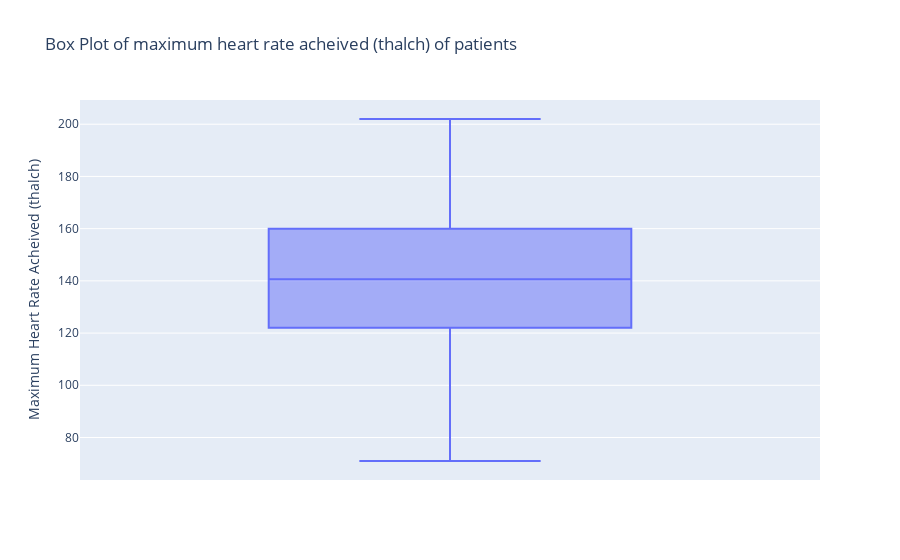

The code cell stored with this chart in its notebook:
### Code cell
# Let's view the maximum heart rate achieved using interactive boxplot to find outliers
# Create a box plot
fig = px.box(df, y='thalch', title='Box Plot of maximum heart rate acheived (thalch) of patients',
             labels={'thalch': 'Maximum Heart Rate Acheived (thalch)'})

# Show the plot
fig.show()

### Figure 1 — Plotly figure (JSON) as saved in the notebook; plotly's stock layout.template omitted (floating-point values rounded to 4 significant figures; data arrays with more than 128 entries replaced by an {"elided": "..."} marker saying what was removed)
{"data": [{"alignmentgroup": "True", "hovertemplate": "Maximum Heart Rate Acheived (thalch)=%{y}<extra></extra>", "legendgroup": "", "marker": {"color": "#636efa"}, "name": "", "notched": false, "offsetgroup": "", "orientation": "v", "showlegend": false, "type": "box", "x0": " ", "xaxis": "x", "y": {"elided": "725 float values"}, "y0": " ", "yaxis": "y"}], "layout": {"boxmode": "group", "legend": {"tracegroupgap": 0}, "title": {"text": "Box Plot of maximum heart rate acheived (thalch) of patients"}, "xaxis": {"anchor": "y", "domain": [0, 1]}, "yaxis": {"anchor": "x", "domain": [0, 1], "title": {"text": "Maximum Heart Rate Acheived (thalch)"}}}}
